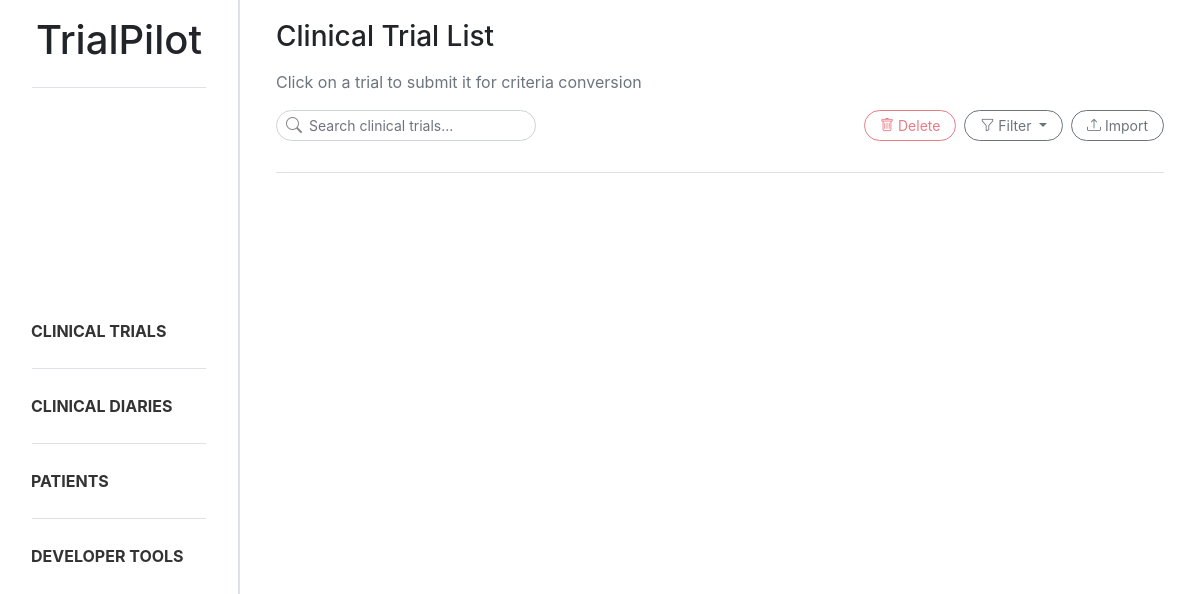
The page /trials/ on the database as committed earlier.
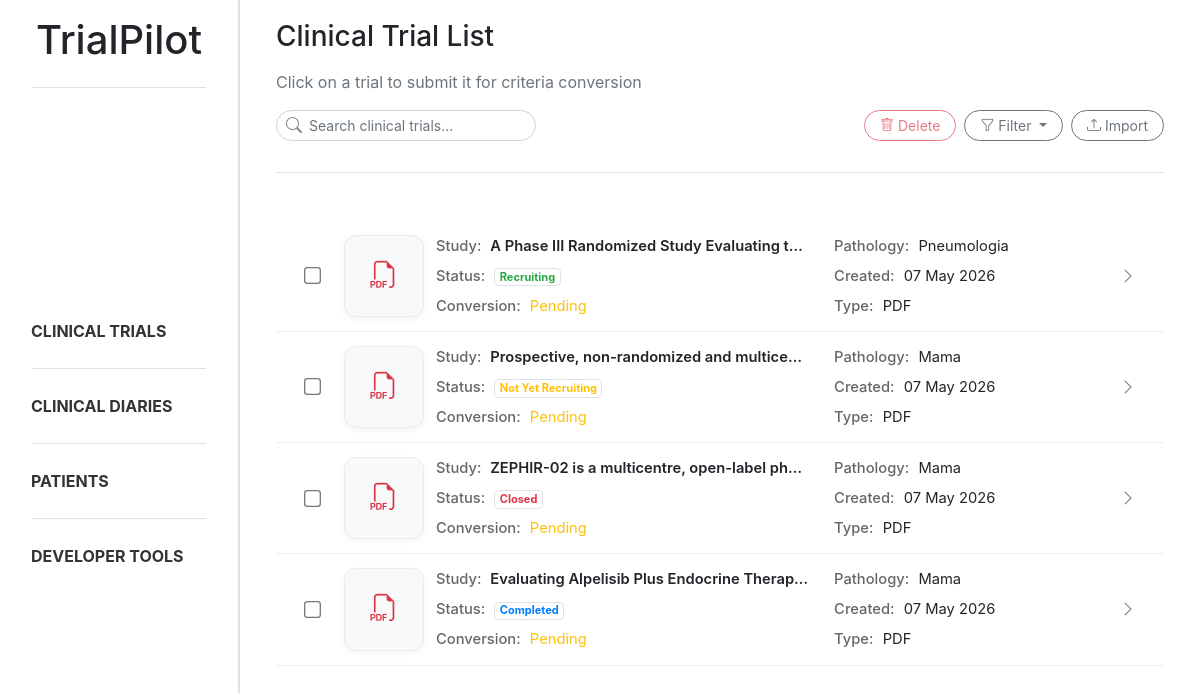
The same page on the database as committed later.
### trialpilot/models.py (models this page shows, shortened)
class Document(models.Model):
    class DocumentType(models.TextChoices):
        CLINICAL_DIARY = "diary", "Clinical Diary"
        CLINICAL_TRIAL = "trial", "Clinical Trial"
    title = models.CharField(max_length=255)
    type = models.CharField(max_length=20, choices=DocumentType.choices)
    extracted = models.BooleanField(default=False)
    created_at = models.DateTimeField(auto_now_add=True)
    updated_at = models.DateTimeField(auto_now=True)

class ClinicalTrial(models.Model):
    class PathologyGroupType(models.TextChoices):
        CABECAPESCOCO = "cabeca_pescoco", "Cabeça e Pescoço"
        DERMATOLOGIA = "dermatologia", "Dermatologia"
        DIGESTIVO = "digestivo", "Digestivo"
        GINECOLOGIA = "ginecologia", "Ginecologia"
        MAMA = "mama", "Mama"
        ONCOLOGIA_PEDIATRICA = "oncologia_pediatrica", "Oncologia Pediátrica"
        PELE = "pele", "Pele"
        PNEUMOLOGIA = "pneumologia", "Pneumologia"
        SNC = "snc", "Tumores do Sistema Nervoso Central"
        TNE = "tne", "Tumores Neuroendócrinos"
    class TrialStatus(models.TextChoices):
        RECRUITING = "recruiting", "Recruiting"
        CLOSED = "closed", "Closed"
        NOT_YET = "not_yet", "Not Yet Recruiting"
        COMPLETED = "completed", "Completed"
    document = models.OneToOneField(
        Document,
        on_delete=models.CASCADE,
        related_name="clinical_trial"
    )
    study_name = models.CharField(max_length=255)
    pathology_group = models.CharField(
        max_length=50,
        choices=PathologyGroupType.choices
    )
    start_date = models.DateField(null=True, blank=True)
    end_date = models.DateField(null=True, blank=True)
    status = models.CharField(
        max_length=20,
        choices=TrialStatus.choices
    )

### trialpilot/views.py (the view)
# urls.py: path('trials/', trial_list, name='trial_list'),
def trial_list(request):
    search = request.GET.get("search", "").strip()
    status = request.GET.get("status", "").strip()
    file_type = request.GET.get("file_type", "").strip().lower()
    trials = Document.objects.filter(type=Document.DocumentType.CLINICAL_TRIAL)
    if search:
        trials = trials.filter(title__icontains=search)
    if status == "extracted":
        trials = trials.filter(extracted=True)
    elif status == "not_extracted":
        trials = trials.filter(extracted=False)
    trial_data = []
    for trial in trials:
        if "." in trial.title:
            original_name, ext = trial.title.rsplit('.', 1)
            ext = ext.lower()
        else:
            ext = ""
        if file_type and ext != file_type:
            continue
        trial_data.append((trial, ext))
    return render(request, 'trialpilot/trial_list.html', {
        'trial_data': trial_data,
        'search': search,
        'status': status,
        'file_type': file_type,
    })

### trialpilot/templates/trialpilot/trial_list.html (shortened to what this page needs)
{% extends "trialpilot/base.html" %}
{% block content %}
<div class="d-flex flex-column mb-4 ml-3 mr-3">
    <h3 class="mb-3">Clinical Trial List</h3>
    <p class="text-muted">Click on a trial to submit it for criteria conversion</p>
    <div class="d-flex justify-content-between align-items-center mb-3">
        <form method="GET">
            <div class="position-relative" style="width:260px">
                <i class="bi bi-search position-absolute"
                    style="left:10px; top:50%; transform:translateY(-50%); color:#888;"></i>
                <input type="text" name="search" value="{{ search }}" class="form-control form-control-sm rounded-ui"
                    style="padding-left: 32px;" placeholder="Search clinical trials...">
            </div>
        </form>
        <div class="d-flex gap-2">
            <button id="deleteBtn" data-url="{% url 'trial_remove' %}" class="btn btn-outline-danger btn-sm rounded-ui"
                style="margin-right: 0.5rem;" disabled>
                <i class="bi bi-trash"></i>
                Delete
            </button>
            <div class="dropdown" style="margin-right: 0.5rem;">
                <button class="btn btn-outline-secondary btn-sm rounded-ui dropdown-toggle" type="button"
                    data-bs-toggle="dropdown" aria-expanded="false">
                    <i class="bi bi-funnel"></i>
                    Filter
                </button>
            </div>
            <button class="btn btn-outline-secondary btn-sm rounded-ui" data-bs-toggle="modal"
                data-bs-target="#uploadModal">
                <i class="bi bi-upload"></i>
                Import
            </button>
        </div>
    </div>
    <div class="sidebar-divider mb-4"></div>
</div>
<div class="trial-list ml-3 mr-3">
    {% for trial, extension in trial_data %}
    <div class="trial-row trial-card-trigger {% if trial.extracted %}converted{% endif %}"
        data-trial-id="{{ trial.id }}"
        data-trial-title="{{ trial.title }}"
        data-trial-extracted="{{ trial.extracted }}">
        <div class="trial-layout">
            <div class="container-trial-checkbox">
                <input type="checkbox"
                    class="form-check-input trial-checkbox"
                    value="{{ trial.id }}">
            </div>
            <div class="trial-file">
                {% if extension == "pdf" %}
                <i class="bi bi-filetype-pdf text-danger"></i>
                {% else %}
                <i class="bi bi-filetype-txt text-primary"></i>
                {% endif %}
            </div>
            <div class="trial-grid">
                <div class="trial-main-info">
                    <strong>Study:</strong>
                    {{ trial.clinical_trial.study_name }}
                </div>
                <div>
                    <strong>Pathology:</strong>
                    {{ trial.clinical_trial.get_pathology_group_display }}
                </div>
                <div>
                    <strong>Status:</strong>
                    {% if trial.clinical_trial.status == "recruiting" %}
                    <span class="badge rounded-pill bg-success-subtle text-success border">
                        Recruiting
                    </span>
                    {% elif trial.clinical_trial.status == "completed" %}
                    <span class="badge rounded-pill bg-primary-subtle text-primary border">
                        Completed
                    </span>
                    {% elif trial.clinical_trial.status == "closed" %}
                    <span class="badge rounded-pill bg-danger-subtle text-danger border">
                        Closed
                    </span>
                    {% else %}
                    <span class="badge rounded-pill bg-warning-subtle text-warning border">
                        Not Yet Recruiting
                    </span>
                    {% endif %}
                </div>
                <div>
                    <strong>Created:</strong>
                    {{ trial.created_at|date:"d M Y" }}
                </div>
                <div>
                    <strong>Conversion:</strong>
                    {% if trial.extracted %}
                    <span class="text-success">Converted</span>
                    {% else %}
                    <span class="text-warning">Pending</span>
                    {% endif %}
                </div>
                <div>
                    <strong>Type:</strong>
                    {{ extension|upper }}
                </div>
            </div>
            <div class="trial-actions">
                <i class="bi bi-chevron-right text-muted"></i>
            </div>
        </div>
    </div>
    {% endfor %}
</div>
{% endblock %}

### trialpilot/templates/trialpilot/base.html (shortened to what this page needs)
{% load static %}
<!DOCTYPE html>
<html lang="en">
<head>
    <link href="{% static 'css/bootstrap.css' %}" rel="stylesheet">
    <link href="{% static 'css/style.css' %}" rel="stylesheet">
    <link rel="stylesheet" href="https://cdn.jsdelivr.net/npm/bootstrap-icons@1.11.1/font/bootstrap-icons.css">
</head>
<body>
    <div class="sidebar p-3 sidebar-border d-flex flex-column">
        <header>
            <a href="{% url 'index' %}" style="text-decoration: none; color: inherit;">
                <h1 style="text-align: center;">TrialPilot</h1>
            </a>
        </header>
        <div class="sidebar-divider ml-3 mr-3"></div>
        <ul class="nav flex-column my-auto">
            <li class="nav-item"><a class="nav-link" href="{% url 'trial_list' %}"><b>CLINICAL TRIALS</b></a></li>
            <div class="sidebar-divider ml-3 mr-3"></div>
            <li class="nav-item"><a class="nav-link" href="{% url 'diary_list' %}"><b>CLINICAL DIARIES</b></a></li>
            <div class="sidebar-divider ml-3 mr-3"></div>
            <li class="nav-item"><a class="nav-link" href="{% url 'patient_list' %}"><b>PATIENTS</b></a></li>
            <div class="sidebar-divider ml-3 mr-3"></div>
            <li class="nav-item"><a class="nav-link" href="{% url 'dev_tools' %}"><b>DEVELOPER TOOLS</b></a></li>
        </ul>
    </div>
    <main class="main-content">
        {% block content %}{% endblock %}
    </main>
</body>
</html>

### static/css/style.css (style rules this page uses)
body { overflow-x: hidden; }
html, body { height: 100%; }
.nav-link { display: block; padding: 10px 15px; border-radius: 10px; color: #333; transition: all 0.2s ease; }
.sidebar { position: fixed; top: 0; left: 0; width: 240px; height: 100vh; overflow-y: auto; background: white; z-index: 1000; }
.main-content { margin-left: 240px; padding: 20px; }
.sidebar-border { border-right: 2px solid #dee2e6; }
.sidebar-divider { height: 1px; background-color: #dee2e6; margin-bottom: 15px; margin-top: 15px; }
.rounded-ui { border-radius: 1rem !important; padding-left: 15px; padding-right: 15px; }
.trial-row { padding: 14px 16px; border-bottom: 1px solid #eee; transition: all 0.15s ease; cursor: pointer; }
.container-trial-checkbox { display: flex; align-items: center; justify-content: center; height: 100%; }
.trial-checkbox { transform: scale(1.3); cursor: pointer; margin: 0; display: flex; align-items: center; justify-content: center; }
.trial-layout { display: grid; grid-template-columns: 40px 80px 1fr 40px; align-items: center; gap: 12px; }
.trial-file { display: flex; align-items: center; justify-content: center; background: #f8f9fa; border: 1px solid #e9ecef; border-radius: 12px; min-height: 72px; height: 100%; box-shadow: 0 2px 6px rgba(0,0,0,0.05); }
.trial-file i { font-size: 1.7rem; }
.trial-grid { display: grid; grid-template-columns: 2fr 1.4fr; gap: 8px 24px; font-size: 0.92rem; }
.trial-grid div { overflow: hidden; white-space: nowrap; text-overflow: ellipsis; }
.trial-grid strong { color: #666; font-weight: 500; margin-right: 5px; }
.trial-main-info { font-weight: 600; }
.trial-actions { display: flex; align-items: center; justify-content: center; }

Rows that differ between the two databases and show on the page:
added Document: clinical_trial.study_name "A Phase III Randomized Study Evaluating t…", clinical_trial.pathology_group "Pneumologia", shows "Recruiting", created_at "07 May 2026", extracted "Pending", extension "PDF"
added Document: clinical_trial.study_name "Prospective, non-randomized and multice…", clinical_trial.pathology_group "Mama", shows "Not Yet Recruiting", created_at "07 May 2026", extracted "Pending", extension "PDF"
added Document: clinical_trial.study_name "ZEPHIR-02 is a multicentre, open-label ph…", clinical_trial.pathology_group "Mama", shows "Closed", created_at "07 May 2026", extracted "Pending", extension "PDF"
added Document: clinical_trial.study_name "Evaluating Alpelisib Plus Endocrine Therap…", clinical_trial.pathology_group "Mama", shows "Completed", created_at "07 May 2026", extracted "Pending", extension "PDF"
